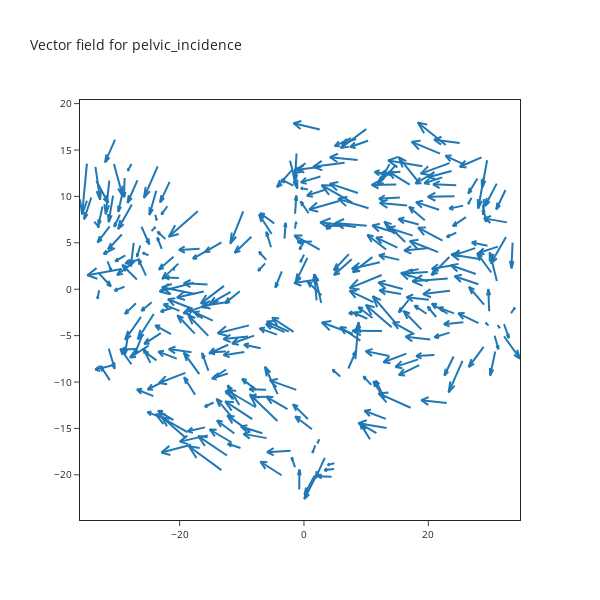
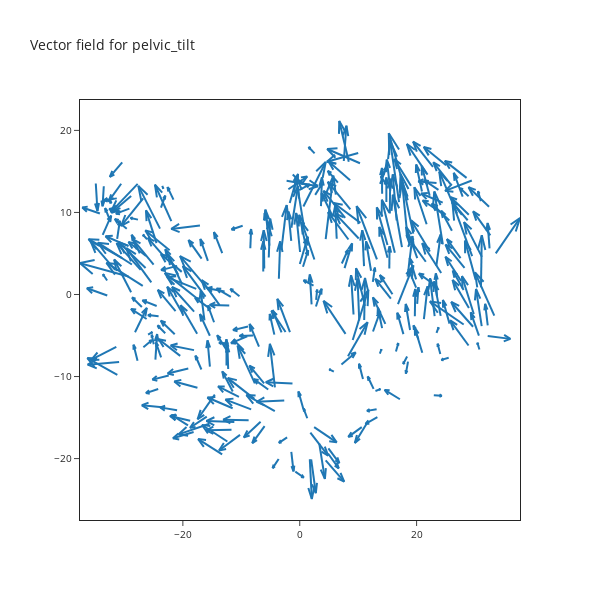
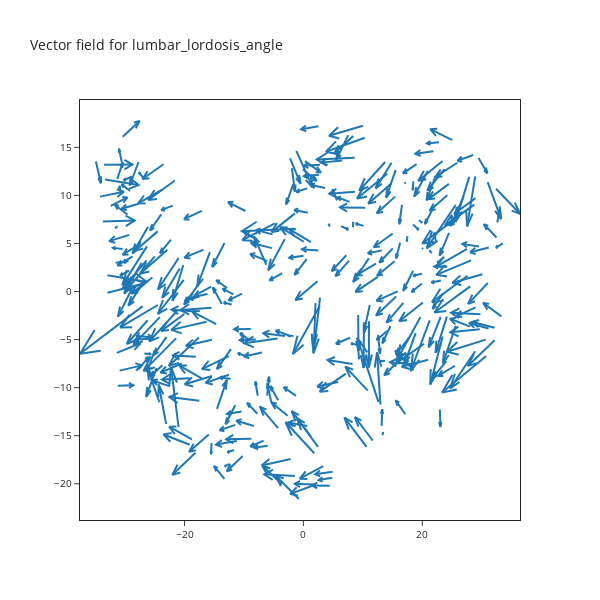
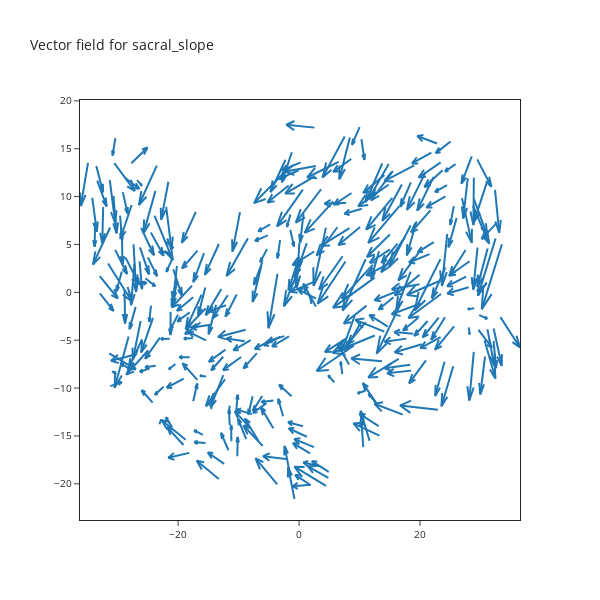

These figures' notebook cell, in order:
### Markdown cell above
##### VECTOR FIELD FOR EACH FEATURE

### Code cell
for i in range(6):
    explainer.plot_arrow_fields(i, scale=0.2)

### Figure 1 — Plotly figure (JSON) as saved in the notebook; plotly's stock layout.template omitted (floating-point values rounded to 4 significant figures; data arrays with more than 128 entries replaced by an {"elided": "..."} marker saying what was removed)
{"data": [{"mode": "lines", "type": "scatter", "x": {"elided": "2170 float values"}, "y": {"elided": "2170 float values"}}], "layout": {"font": {"size": 10}, "height": 600, "hovermode": "closest", "showlegend": false, "title": {"text": "Vector field for pelvic_incidence"}, "width": 600, "xaxis": {"mirror": true, "showgrid": false, "zeroline": false}, "yaxis": {"mirror": true, "showgrid": false, "zeroline": false}}}

### Figure 2 — Plotly figure (JSON) as saved in the notebook; plotly's stock layout.template omitted (floating-point values rounded to 4 significant figures; data arrays with more than 128 entries replaced by an {"elided": "..."} marker saying what was removed)
{"data": [{"mode": "lines", "type": "scatter", "x": {"elided": "2170 float values"}, "y": {"elided": "2170 float values"}}], "layout": {"font": {"size": 10}, "height": 600, "hovermode": "closest", "showlegend": false, "title": {"text": "Vector field for pelvic_tilt"}, "width": 600, "xaxis": {"mirror": true, "showgrid": false, "zeroline": false}, "yaxis": {"mirror": true, "showgrid": false, "zeroline": false}}}

### Figure 3 — Plotly figure (JSON) as saved in the notebook; plotly's stock layout.template omitted (floating-point values rounded to 4 significant figures; data arrays with more than 128 entries replaced by an {"elided": "..."} marker saying what was removed)
{"data": [{"mode": "lines", "type": "scatter", "x": {"elided": "2170 float values"}, "y": {"elided": "2170 float values"}}], "layout": {"font": {"size": 10}, "height": 600, "hovermode": "closest", "showlegend": false, "title": {"text": "Vector field for lumbar_lordosis_angle"}, "width": 600, "xaxis": {"mirror": true, "showgrid": false, "zeroline": false}, "yaxis": {"mirror": true, "showgrid": false, "zeroline": false}}}

### Figure 4 — Plotly figure (JSON) as saved in the notebook; plotly's stock layout.template omitted (floating-point values rounded to 4 significant figures; data arrays with more than 128 entries replaced by an {"elided": "..."} marker saying what was removed)
{"data": [{"mode": "lines", "type": "scatter", "x": {"elided": "2170 float values"}, "y": {"elided": "2170 float values"}}], "layout": {"font": {"size": 10}, "height": 600, "hovermode": "closest", "showlegend": false, "title": {"text": "Vector field for sacral_slope"}, "width": 600, "xaxis": {"mirror": true, "showgrid": false, "zeroline": false}, "yaxis": {"mirror": true, "showgrid": false, "zeroline": false}}}
